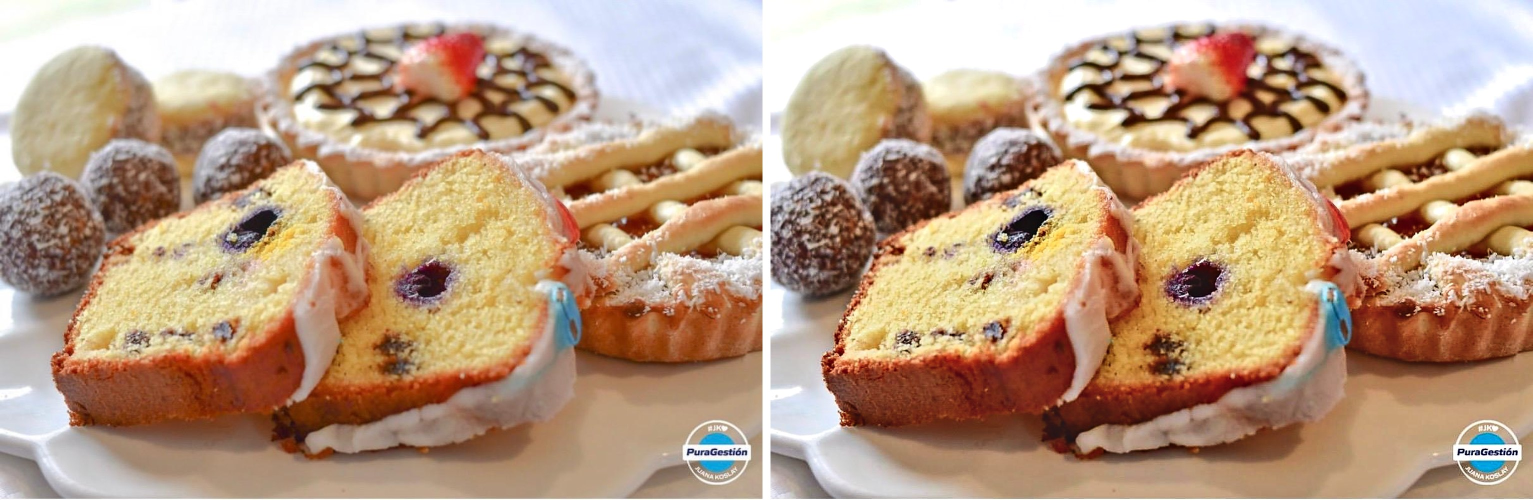
#> input picture fotos/comparativas/mesa-dulce-budin-tartas.jpg, 3066 x 1000 px, given in place of torta-merengue-dorada.jpg, which was not available (shown at 1/2 size)
$ python enhance_photos.py
#> lines starting #> are read from the running program, lines starting #| are printed output that depends on the picture; pictures that were not available may be replaced by others from this repository, and a replacement may not be noted
### scripts/photo_pipeline.py
"""Revelado de las fotos de tortas: luz, color y nitidez, sin tocar el fondo.

Las fotos vienen de celular y comprimidas por WhatsApp: quedan oscuras, con una
dominante de color distinta en cada una y con poca definicion. El objetivo es que
todas se vean claras, limpias y parecidas entre si, conservando la escena tal
como fue tomada: la pared, el mantel y las sombras quedan donde estaban.

Etapas:
  1. Balance de blancos por parche blanco, para sacar la dominante.
  2. Exposicion automatica: lleva el blanco de cada foto al mismo nivel. Es lo
     que hace que la serie se vea pareja.
  3. Punto negro, recuperacion de altas luces, apertura de sombras y curva S.
  4. Vibrance, que sube lo apagado y respeta lo que ya esta saturado.
  5. Claridad y enfoque.

Todo el trabajo tonal se hace en luz lineal y float32; el color se maneja en
CIELAB para que ajustar contraste no corra los tonos.
"""

from __future__ import annotations

import math
from dataclasses import dataclass, asdict, fields

import numpy as np
from PIL import Image
from scipy import ndimage as ndi

Image.MAX_IMAGE_PIXELS = None


# --------------------------------------------------------------------------
# Conversiones de espacio de color
# --------------------------------------------------------------------------

def srgb_to_linear(x: np.ndarray) -> np.ndarray:
    x = np.clip(x, 0.0, 1.0)
    return np.where(x <= 0.04045, x / 12.92, ((x + 0.055) / 1.055) ** 2.4)


def linear_to_srgb(x: np.ndarray) -> np.ndarray:
    x = np.clip(x, 0.0, 1.0)
    return np.where(x <= 0.0031308, x * 12.92, 1.055 * np.power(x, 1 / 2.4) - 0.055)


_M_RGB2XYZ = np.array([
    [0.4124564, 0.3575761, 0.1804375],
    [0.2126729, 0.7151522, 0.0721750],
    [0.0193339, 0.1191920, 0.9503041],
], dtype=np.float32)
_M_XYZ2RGB = np.linalg.inv(_M_RGB2XYZ).astype(np.float32)
_WHITE = np.array([0.95047, 1.00000, 1.08883], dtype=np.float32)


def linear_to_lab(rgb: np.ndarray) -> np.ndarray:
    xyz = rgb @ _M_RGB2XYZ.T / _WHITE
    eps, kappa = 216 / 24389, 24389 / 27
    f = np.where(xyz > eps, np.cbrt(np.maximum(xyz, 1e-12)), (kappa * xyz + 16) / 116)
    return np.stack([
        116 * f[..., 1] - 16,
        500 * (f[..., 0] - f[..., 1]),
        200 * (f[..., 1] - f[..., 2]),
    ], axis=-1)


def lab_to_linear(lab: np.ndarray) -> np.ndarray:
    fy = (lab[..., 0] + 16) / 116
    fx = fy + lab[..., 1] / 500
    fz = fy - lab[..., 2] / 200
    eps, kappa = 216 / 24389, 24389 / 27

    def inv(t):
        t3 = t ** 3
        return np.where(t3 > eps, t3, (116 * t - 16) / kappa)

    xyz = np.stack([inv(fx), inv(fy), inv(fz)], axis=-1) * _WHITE
    return xyz @ _M_XYZ2RGB.T


def luminance(rgb_lin: np.ndarray) -> np.ndarray:
    return rgb_lin @ np.array([0.2126729, 0.7151522, 0.0721750], dtype=np.float32)


# --------------------------------------------------------------------------
# Parametros
# --------------------------------------------------------------------------

@dataclass
class Params:
    """Ajustes por foto. Los valores por defecto ya dan un resultado publicable."""

    # Color de la luz
    wb_strength: float = 0.85      # 0 = sin correccion, 1 = neutro total
    warmth: float = 0.04           # calidez que se devuelve despues (-0.3 a 0.3)

    # Exposicion. El objetivo es el nivel al que se lleva el blanco de la escena
    # (mantel, pared iluminada, crema). Igual para todas: es lo que empareja la serie.
    white_target: float = 0.93     # 0-1 en sRGB
    exposure: float = 0.0          # correccion manual extra, en pasos
    max_lift: float = 2.1          # tope de la subida automatica

    # Tono
    black_point: float = 0.20      # percentil que se manda a negro
    black_lift: float = 0.010      # negro filmico, evita el negro plano
    shadow_lift: float = 0.16      # apertura de sombras
    highlight_recovery: float = 0.35   # devuelve textura a cremas y merengues
    contrast: float = 0.11         # curva S

    # Color
    vibrance: float = 0.24
    saturation: float = 1.02

    # Detalle
    clarity: float = 0.20          # contraste local (radio grande)
    sharpen: float = 0.60          # enfoque (radio chico)
    sharpen_radius: float = 1.05

    # Geometria
    rotate: float = 0.0            # grados, positivo = antihorario
    crop_bias_y: float = 0.0       # -1 sube el encuadre, +1 lo baja

    def merged(self, overrides: dict) -> "Params":
        valid = {f.name for f in fields(self)}
        data = asdict(self)
        for k, v in (overrides or {}).items():
            if k in valid:
                data[k] = v
        return Params(**data)


# --------------------------------------------------------------------------
# Utilidades
# --------------------------------------------------------------------------

def _gauss(a: np.ndarray, sigma: float) -> np.ndarray:
    if sigma <= 0:
        return a
    if a.ndim == 3:
        return np.stack([ndi.gaussian_filter(a[..., c], sigma, mode="nearest")
                         for c in range(a.shape[-1])], axis=-1)
    return ndi.gaussian_filter(a, sigma, mode="nearest")


def _smoothstep(x: np.ndarray, lo: float, hi: float) -> np.ndarray:
    t = np.clip((x - lo) / max(hi - lo, 1e-6), 0.0, 1.0)
    return t * t * (3 - 2 * t)


# --------------------------------------------------------------------------
# 1. Balance de blancos
# --------------------------------------------------------------------------

def white_balance(rgb_lin: np.ndarray, p: Params) -> tuple[np.ndarray, dict]:
    """Neutraliza la dominante con el metodo del parche blanco.

    La referencia son los pixeles claros y poco saturados: mantel, pared
    iluminada, crema, merengue, platos. El filtro de croma evita que una bandeja
    o un lazo dorado pasen por blanco y terminen enfriando toda la foto.
    """
    lum = luminance(rgb_lin)
    lab = linear_to_lab(np.clip(rgb_lin, 0, 1))
    chroma = np.hypot(lab[..., 1], lab[..., 2])

    band = (lum >= np.percentile(lum, 90)) & (lum <= np.percentile(lum, 99.3))
    sel = band & (chroma <= np.percentile(chroma[band], 55)) if band.any() else band
    if sel.sum() < 500:
        sel = lum >= np.percentile(lum, 90)

    ref = np.maximum(np.array([rgb_lin[..., c][sel].mean() for c in range(3)],
                              dtype=np.float32), 1e-4)
    # Tope duro: una foto puede no tener ningun blanco real y no queremos que una
    # correccion salvaje se lleve puesto el color de la torta.
    gains = np.clip(float(ref.mean()) / ref, 0.87, 1.15)
    gains = 1.0 + (gains - 1.0) * float(np.clip(p.wb_strength, 0, 1))

    wm = float(p.warmth)
    gains = gains * np.array([1 + 0.09 * wm, 1.0, 1 - 0.11 * wm], dtype=np.float32)

    out = np.clip(rgb_lin * gains.astype(np.float32), 0, 4)
    info = {
        "referencia_blanco": [round(float(v), 1) for v in linear_to_srgb(ref) * 255],
        "ganancias_wb": [round(float(g), 3) for g in gains],
    }
    return out, info


# --------------------------------------------------------------------------
# 2. Exposicion
# --------------------------------------------------------------------------

def auto_exposure(rgb_lin: np.ndarray, p: Params) -> tuple[np.ndarray, dict]:
    """Lleva el blanco de la escena al mismo nivel en todas las fotos.

    Se mide el percentil 96 de la luminancia, que en estas tomas cae siempre
    sobre el mantel o la pared iluminada, y se escala para que aterrice en
    white_target. Es una multiplicacion pareja sobre toda la imagen: no hay
    mascaras ni recortes, la escena se mantiene igual, solo mejor expuesta.
    """
    lum = luminance(rgb_lin)
    actual = float(np.percentile(lum, 96))
    target = float(srgb_to_linear(np.array([p.white_target], dtype=np.float32))[0])
    lift = np.clip(target / max(actual, 1e-4), 0.7, float(p.max_lift))
    lift *= 2.0 ** float(p.exposure)

    out = rgb_lin * lift
    # Hombro suave arriba: sin esto, subir la exposicion recorta el mantel y las
    # cremas de golpe y se pierde la textura.
    knee = 0.80
    Ln = luminance(out)
    t = np.clip((Ln - knee) / max(1.6 - knee, 1e-4), 0, 1)
    comp = knee + (1.6 - knee) * (1 - np.exp(-t * 1.9)) / (1 - math.exp(-1.9))
    scale = np.where(Ln > knee, comp / np.maximum(Ln, 1e-6), 1.0)
    out = out * scale[..., None]

    info = {"blanco_medido": round(float(linear_to_srgb(np.array([actual]))[0] * 255), 1),
            "factor_exposicion": round(float(lift), 3)}
    return np.clip(out, 0, 1), info


# --------------------------------------------------------------------------
# 3. Tono
# --------------------------------------------------------------------------

def tone(rgb_lin: np.ndarray, p: Params) -> np.ndarray:
    srgb = linear_to_srgb(np.clip(rgb_lin, 0, 1))
    lo = min(float(np.percentile(srgb[..., 1], p.black_point)), 0.30)
    x = np.clip((srgb - lo) / (1.0 - lo), 0, 1)
    x = float(p.black_lift) + x * (1.0 - float(p.black_lift))
    lin = srgb_to_linear(x)

    # Recuperacion de altas luces: curva de potencia sobre el tramo alto. Deja el
    # blanco puro donde estaba y baja apenas lo que venia sin textura.
    if p.highlight_recovery > 0:
        knee = 0.68
        Ln = luminance(lin)
        t = np.clip((Ln - knee) / (1.0 - knee), 0, 1)
        y = knee + (1.0 - knee) * np.power(t, 1.0 + 0.55 * float(p.highlight_recovery))
        lin = lin * np.where(Ln > knee, y / np.maximum(Ln, 1e-6), 1.0)[..., None]

    if p.shadow_lift > 0:
        Ln = luminance(lin)
        t = 1.0 - _smoothstep(Ln, 0.0, 0.45)
        lin = lin + (float(p.shadow_lift) * t)[..., None] * (0.10 + 0.30 * lin)

    lab = linear_to_lab(np.clip(lin, 0, 1))
    if abs(p.contrast) > 1e-3:
        L = lab[..., 0] / 100.0
        k = float(p.contrast)
        lab[..., 0] = np.clip(L - k * np.sin(2 * math.pi * np.clip(L, 0, 1)) * 0.5,
                              0, 1) * 100.0
    return np.clip(lab_to_linear(lab), 0, 1)


# --------------------------------------------------------------------------
# 4. Color
# --------------------------------------------------------------------------

def color(rgb_lin: np.ndarray, p: Params) -> np.ndarray:
    lab = linear_to_lab(np.clip(rgb_lin, 0, 1))
    a, b = lab[..., 1], lab[..., 2]
    C = np.hypot(a, b)
    if abs(p.vibrance) > 1e-3:
        # Sube lo apagado y deja quieto lo que ya esta saturado (frutillas, m&m).
        # Los blancos altos quedan afuera: si no, cremas y merengues se van a beige.
        guard = 1.0 - _smoothstep(lab[..., 0], 82.0, 95.0)
        f = 1.0 + float(p.vibrance) * (1.0 - _smoothstep(C, 8.0, 55.0)) * guard
        lab[..., 1], lab[..., 2] = a * f, b * f
    if abs(p.saturation - 1.0) > 1e-3:
        lab[..., 1] *= float(p.saturation)
        lab[..., 2] *= float(p.saturation)
    return np.clip(lab_to_linear(lab), 0, 1)


# --------------------------------------------------------------------------
# 5. Detalle
# --------------------------------------------------------------------------

def detail(rgb_lin: np.ndarray, p: Params) -> np.ndarray:
    h, w, _ = rgb_lin.shape
    lab = linear_to_lab(np.clip(rgb_lin, 0, 1))
    L = lab[..., 0]

    if p.clarity > 0:
        base = _gauss(L, max(3.0, min(h, w) * 0.022))
        # Se atenua en las altas luces para no ensuciar cremas y merengues.
        prot = 1.0 - _smoothstep(L, 84.0, 97.0)
        L = L + (L - base) * float(p.clarity) * prot

    if p.sharpen > 0:
        r = max(0.6, float(p.sharpen_radius) * (min(h, w) / 1000.0) * 1.15)
        d = L - _gauss(L, r)
        # Umbral suave: no amplifica el ruido de compresion de las zonas planas.
        L = L + d * float(p.sharpen) * _smoothstep(np.abs(d), 0.5, 2.2)

    lab[..., 0] = np.clip(L, 0, 100)
    return np.clip(lab_to_linear(lab), 0, 1)


# --------------------------------------------------------------------------
# Pipeline
# --------------------------------------------------------------------------

def enhance(img: Image.Image, p: Params) -> tuple[np.ndarray, dict]:
    """Devuelve (imagen sRGB en float 0-1, datos del revelado)."""
    img = img.convert("RGB")
    if abs(p.rotate) > 0.01:
        img = img.rotate(p.rotate, resample=Image.BICUBIC, expand=False)

    lin = srgb_to_linear(np.asarray(img).astype(np.float32) / 255.0)
    lin, info = white_balance(lin, p)
    lin, expinfo = auto_exposure(lin, p)
    info.update(expinfo)
    lin = tone(lin, p)
    lin = color(lin, p)
    lin = detail(lin, p)
    return linear_to_srgb(np.clip(lin, 0, 1)), info


def to_pil(rgb01: np.ndarray) -> Image.Image:
    return Image.fromarray(np.clip(rgb01 * 255.0 + 0.5, 0, 255).astype(np.uint8))


# --------------------------------------------------------------------------
# Encuadre
# --------------------------------------------------------------------------

# [93 lines left out: functions subject_box, smart_crop, resize_to, post_resize_sharpen, not called in this run]

### scripts/enhance_photos.py
#!/usr/bin/env python3
"""Procesa el catalogo de fotos y genera todas las piezas para web y redes.

Uso:
    python3 scripts/enhance_photos.py                      # todo el catalogo
    python3 scripts/enhance_photos.py --only torta-brownie-frutos-rojos
    python3 scripts/enhance_photos.py --only X --preview --outdir /tmp/prueba
    python3 scripts/enhance_photos.py --only X --set vibrance=0.34 --set clarity=0.3

Salidas (dentro de fotos/):
    master/       JPEG de maxima calidad, resolucion nativa, sin recortar
    web/          AVIF + WebP + JPEG en 4:5, 1:1 y 16:9, varios anchos
    social/       1080x1350 (feed), 1080x1080 (grilla), 1080x1920 (historias)
    comparativas/ antes y despues lado a lado
    manifest.json + galeria.html + snippet.html
"""

from __future__ import annotations

import argparse
import json
import shutil
import sys
from pathlib import Path

import numpy as np
from PIL import Image

sys.path.insert(0, str(Path(__file__).resolve().parent))
from photo_pipeline import (  # noqa: E402
    Params, enhance, to_pil, smart_crop, resize_to, post_resize_sharpen, subject_box,
)

ROOT = Path(__file__).resolve().parent.parent
CATALOG = Path(__file__).resolve().parent / "photos.json"

# Ancho maximo que aceptamos ampliar respecto del original. Las fuentes vienen
# comprimidas por WhatsApp (720-960 px), forzar mas solo agrega papilla.
MAX_UPSCALE = 1.35

ASPECTS = {
    "4x5": 4 / 5,
    "1x1": 1.0,
    "16x9": 16 / 9,
    "9x16": 9 / 16,
}

WEB_WIDTHS = {
    "4x5": [400, 600, 800, 1000, 1200],
    "1x1": [400, 600, 800, 1000, 1200],
    "16x9": [800, 1200, 1600],
}

SOCIAL = {
    "instagram-feed-4x5": ("4x5", 1080, 1350),
    "instagram-grilla-1x1": ("1x1", 1080, 1080),
    "historias-9x16": ("9x16", 1080, 1920),
}


# [30 lines left out: functions save_variants, build_comparison, not called in this run]


def process(entry: dict, outdir: Path, preview: bool, overrides: dict) -> dict:
    src = Path(entry["src"])
    if not src.is_absolute():
        src = ROOT / src
    slug = entry["slug"]
    params = Params().merged(entry.get("params", {})).merged(overrides)

    orig = Image.open(src)
    rgb, info = enhance(orig, params)
    master = to_pil(rgb)

    result = {
        "slug": slug,
        "titulo": entry.get("titulo", slug),
        "alt": entry.get("alt", entry.get("titulo", slug)),
        "origen": {"archivo": src.name, "px": list(orig.size),
                   "kb": round(src.stat().st_size / 1024)},
        "diagnostico": info,
        "params": {k: v for k, v in params.__dict__.items()},
        "archivos": {},
    }

    # --- master -------------------------------------------------------------
    mdir = outdir / "master"
    mdir.mkdir(parents=True, exist_ok=True)
    mpath = mdir / f"{slug}.jpg"
    master.save(mpath, "JPEG", quality=95, optimize=True, progressive=True,
                subsampling="4:4:4")
    result["archivos"]["master"] = {
        "ruta": str(mpath.relative_to(outdir)), "px": list(master.size),
        "kb": round(mpath.stat().st_size / 1024),
    }

    # --- antes y despues ----------------------------------------------------
    cpath = outdir / "comparativas" / f"{slug}.jpg"
    build_comparison(orig, master, cpath)
    result["archivos"]["comparativa"] = str(cpath.relative_to(outdir))

    if preview:
        return result

    box = subject_box(rgb)
    crops: dict[str, np.ndarray] = {}
    for name, ratio in ASPECTS.items():
        crops[name] = smart_crop(rgb, box, ratio, params)

    # --- web ----------------------------------------------------------------
    web = {}
    for aspect, widths in WEB_WIDTHS.items():
        c = crops[aspect]
        ch, cw = c.shape[:2]
        items = []
        for wpx in widths:
            if wpx / cw > MAX_UPSCALE:
                continue
            hpx = int(round(wpx / ASPECTS[aspect]))
            im = post_resize_sharpen(resize_to(c, wpx, hpx), 0.30 if wpx < cw else 0.42)
            files = save_variants(im, outdir / "web" / aspect / f"{slug}-{wpx}")
            items.append({
                "ancho": wpx, "alto": hpx,
                **{k: {"ruta": str(v.relative_to(outdir)),
                       "kb": round(v.stat().st_size / 1024, 1)} for k, v in files.items()},
            })
        web[aspect] = items
    result["archivos"]["web"] = web

    # --- redes --------------------------------------------------------------
    social = {}
    for name, (aspect, wpx, hpx) in SOCIAL.items():
        c = crops[aspect]
        im = post_resize_sharpen(resize_to(c, wpx, hpx), 0.34)
        d = outdir / "social" / name
        d.mkdir(parents=True, exist_ok=True)
        jf = d / f"{slug}.jpg"
        im.save(jf, "JPEG", quality=92, optimize=True, progressive=True,
                subsampling="4:2:0")
        wf = d / f"{slug}.webp"
        im.save(wf, "WEBP", quality=88, method=6)
        social[name] = {
            "jpg": {"ruta": str(jf.relative_to(outdir)),
                    "kb": round(jf.stat().st_size / 1024, 1)},
            "webp": {"ruta": str(wf.relative_to(outdir)),
                     "kb": round(wf.stat().st_size / 1024, 1)},
            "px": [wpx, hpx],
        }
    result["archivos"]["social"] = social
    return result


# [62 lines left out: functions picture_snippet, build_gallery, not called in this run]


def main() -> int:
    ap = argparse.ArgumentParser()
    ap.add_argument("--catalog", default=str(CATALOG))
    ap.add_argument("--outdir", default=str(ROOT / "fotos"))
    ap.add_argument("--only", action="append", default=[])
    ap.add_argument("--preview", action="store_true",
                    help="solo master + comparativa (iteracion rapida)")
    ap.add_argument("--set", action="append", default=[],
                    help="override de parametro, ej: --set vibrance=0.3")
    ap.add_argument("--clean", action="store_true")
    args = ap.parse_args()

    catalog = json.loads(Path(args.catalog).read_text(encoding="utf-8"))
#> (reads scripts/photos.json from the repository)
    entries = catalog["fotos"]
    if args.only:
        entries = [e for e in entries if e["slug"] in args.only]
        if not entries:
            print(f"sin coincidencias para {args.only}", file=sys.stderr)
            return 1

    overrides = {}
    for kv in args.set:
        k, _, v = kv.partition("=")
        overrides[k.strip()] = float(v)

    outdir = Path(args.outdir)
    if args.clean and outdir.exists() and not args.only:
        shutil.rmtree(outdir)
    outdir.mkdir(parents=True, exist_ok=True)

    results = []
    for e in entries:
        print(f"-> {e['slug']}", flush=True)
        results.append(process(e, outdir, args.preview, overrides))
#> in process, orig is the input picture: PIL image 3066x1000 RGB; mean R, G, B 186.2, 155.9, 130.2
#> in srgb_to_linear, `return np.where(x <= 0.04045, x / 12.92, ((x + 0.055) / 1.055) ** 2.4)`:
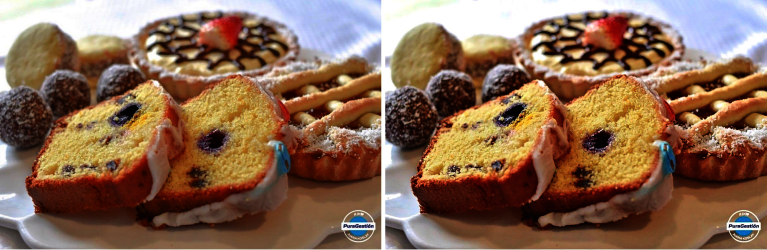
#> returned value: shape (1000, 3066, 3) float32 (shown at 1/4 size); mean of channels 0, 1, 2 0.54, 0.41, 0.321; drawn as R, G, B
#> in luminance, `return rgb_lin @ np.array([0.2126729, 0.7151522, 0.0721750], dtype=np...`:
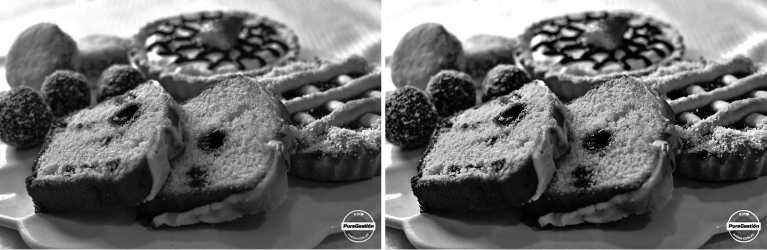
#> returned value: shape (1000, 3066) float32 (shown at 1/4 size); min 0, max 1, mean 0.432
#> in linear_to_lab, `xyz = rgb @ _M_RGB2XYZ.T / _WHITE`:
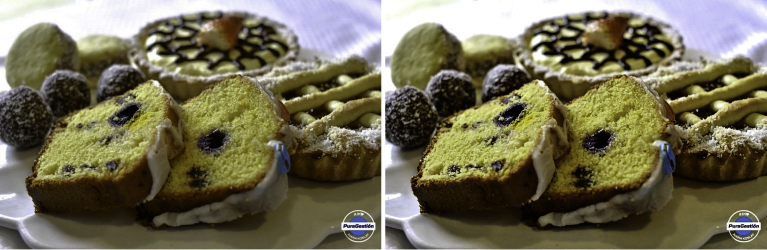
#> xyz: shape (1000, 3066, 3) float32 (shown at 1/4 size); mean of channels 0, 1, 2 0.45, 0.431, 0.335; drawn as R, G, B
#> in linear_to_lab, `f = np.where(xyz > eps, np.cbrt(np.maximum(xyz, 1e-12)), (kappa * xyz ..`:
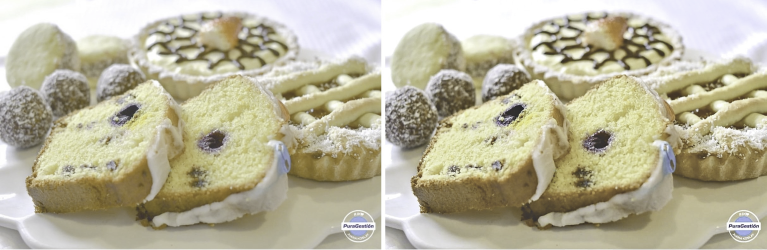
#> f: shape (1000, 3066, 3) float32 (shown at 1/4 size); mean of channels 0, 1, 2 0.727, 0.708, 0.615; drawn as R, G, B
#> in linear_to_lab, `return np.stack([ 116 * f[..., 1] - 16, 500 * (f[..., 0] - f[..., 1]),..`:
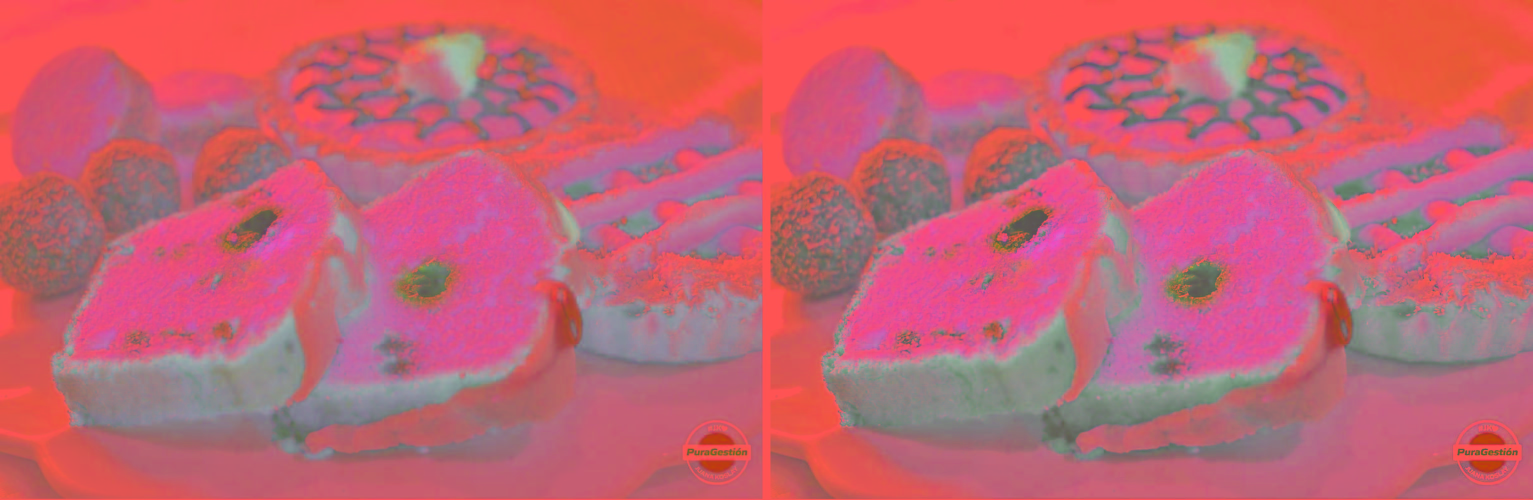
#> returned value: shape (1000, 3066, 3) float32 (shown at 1/2 size); mean of channels 0, 1, 2 66.1, 9.1, 18.8; drawn with min black and max white
#> (the rest of the program and of its run is left out)
